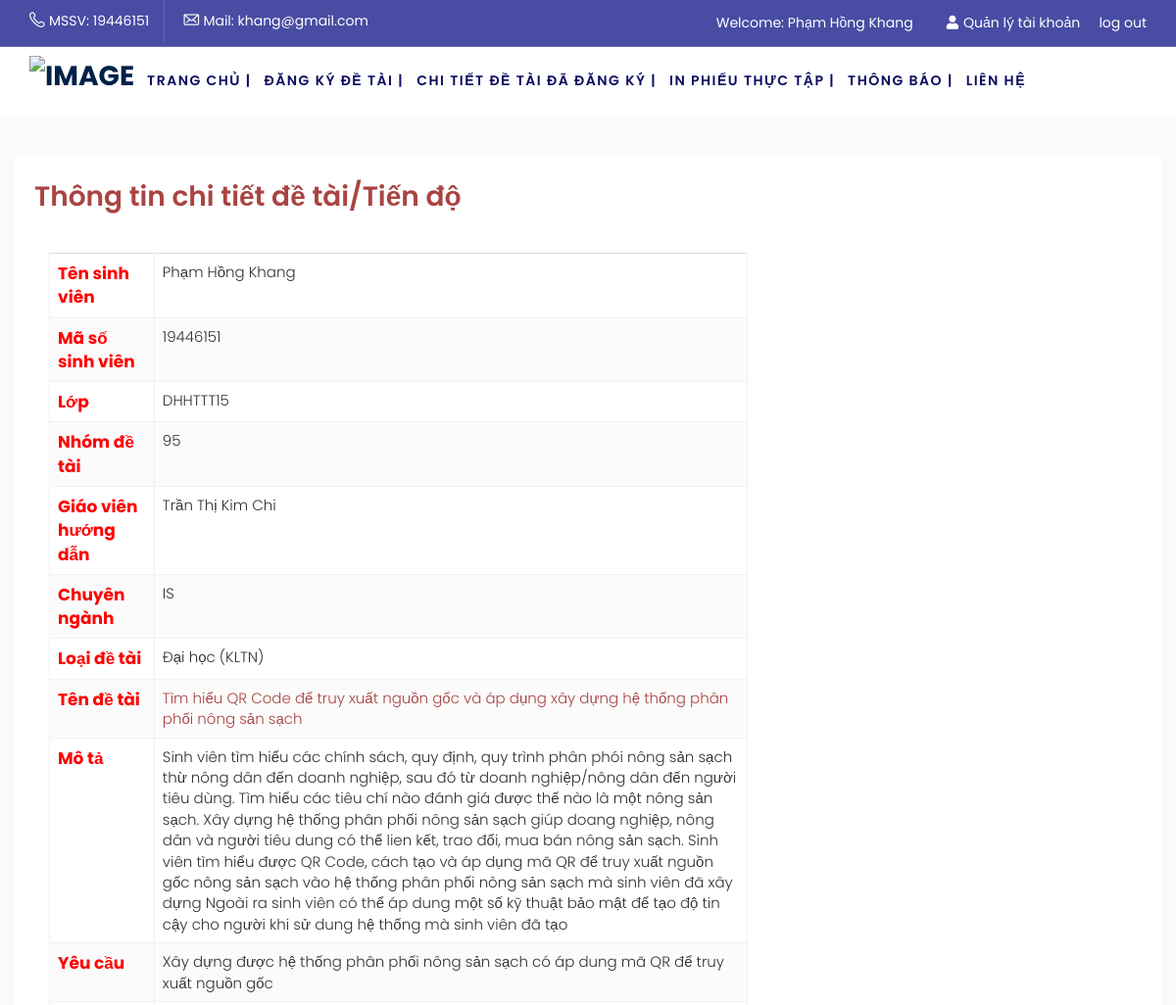
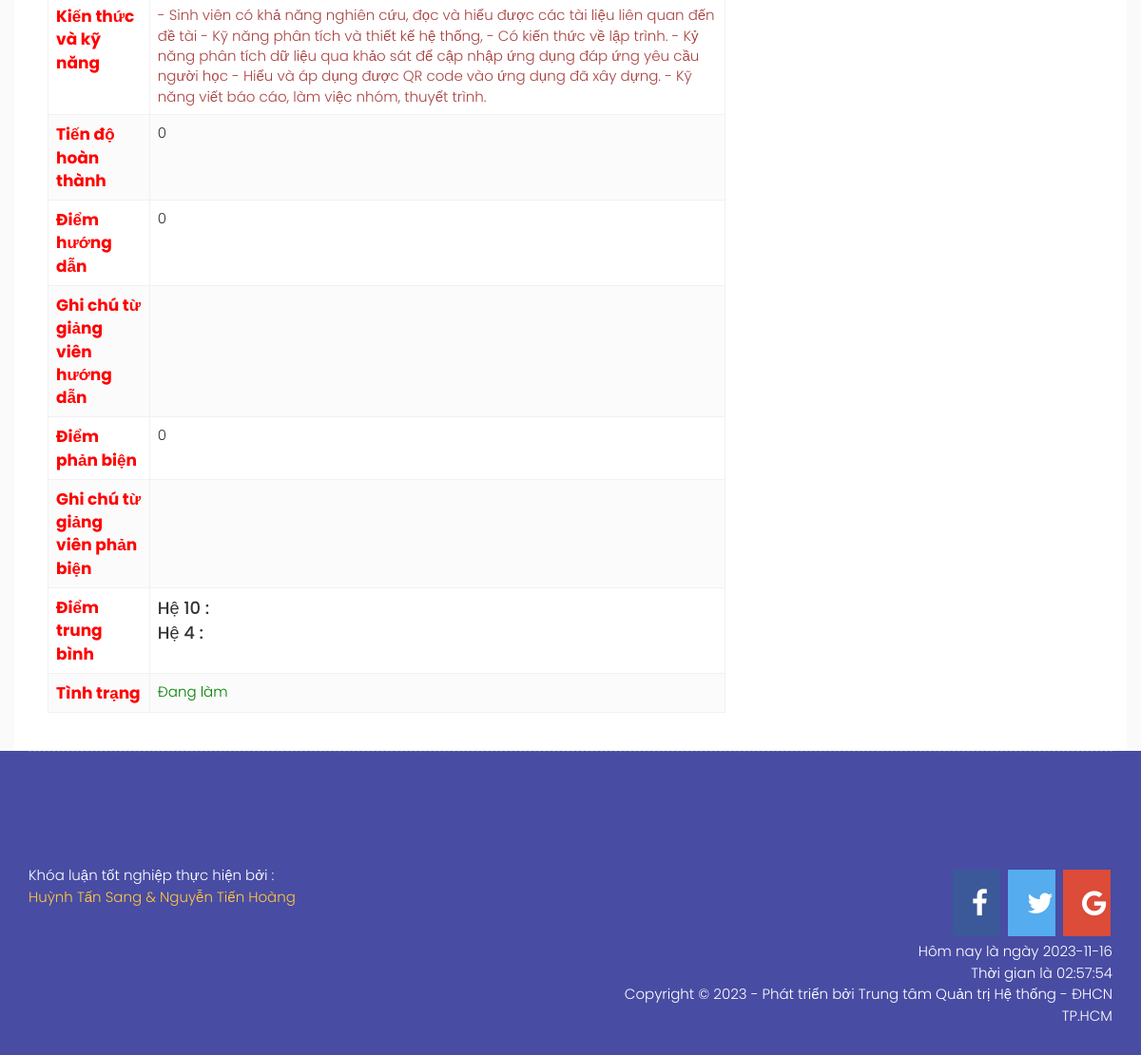
/index.php?option=u_registertopic&id=92 (signed in), run on the app's committed database (2 pictures, top to bottom).
### tables this page shows
CREATE TABLE `registertopic` (
  `ID` int(11) NOT NULL,
  `Name` varchar(200) DEFAULT NULL,
  `StudentID` varchar(200) DEFAULT NULL,
  `ClassRoom` varchar(200) DEFAULT NULL,
  `username` varchar(255) NOT NULL,
  `StudentName` varchar(200) DEFAULT NULL,
  `GroupName` varchar(200) DEFAULT NULL,
  `Process` int(11) DEFAULT NULL,
  `TopicType` varchar(200) DEFAULT NULL,
  `TopicName` varchar(200) DEFAULT NULL,
  `TeacherID` int(11) DEFAULT NULL,
  `TeacherName` varchar(200) DEFAULT NULL,
  `Subject` varchar(200) DEFAULT NULL,
  `Type` int(11) DEFAULT NULL,
  `Status` int(11) DEFAULT NULL,
  `GuidePoints` float DEFAULT NULL,
  `PointProcess` float DEFAULT NULL,
  `Commnet` varchar(500) DEFAULT NULL,
  `Commentcounter` varchar(255) DEFAULT NULL,
  `ThesisTopicID` int(11) DEFAULT NULL,
  `SupervisingTeacherID` int(11) DEFAULT NULL
);

CREATE TABLE `thesistopic` (
  `ID` int(11) NOT NULL,
  `Name` varchar(1000) DEFAULT NULL,
  `Instructors` varchar(200) DEFAULT NULL,
  `InstructorsID` int(11) DEFAULT NULL,
  `Subject` varchar(220) DEFAULT NULL,
  `SubjectID` int(11) DEFAULT NULL,
  `ThesisTopicType` varchar(220) DEFAULT NULL,
  `Description` varchar(1000) DEFAULT NULL,
  `Requirement` varchar(1000) NOT NULL,
  `SkillKnowledge` varchar(1000) NOT NULL,
  `ThesisTopicTypeID` int(11) DEFAULT NULL,
  `Status` int(11) DEFAULT NULL,
  `SupervisingTeacher` varchar(220) DEFAULT NULL,
  `SupervisingTeacherID` int(11) DEFAULT NULL
);

### system/load.php (called while the page is built, shortened)
<?php
function loadComponent($page=true)
{
	$pathView='views/';
	if($page==true)
	{
		$pathView.='pages/';
		if(isset($_REQUEST['option']))
		{
			$pathView.=$_REQUEST['option'];
			if($_REQUEST['option']=='cart')
			{
				if(isset($_REQUEST['cat']))
				{
					$pathView.='-'.$_REQUEST['cat'].'.php';
				}
				else
				{
					$pathView.='.php';
				}
			}
			else
			{
				if(isset($_REQUEST['id']))
				{
					$pathView.='-detail.php';
				}
			}
		}
		else
		{
			$pathView.='home.php';
		}
	}
	require_once($pathView);
}
function loadModel($name)
{
	$model = ucfirst(strtolower($name));
	$pathView ='models/'.$model.'.php';
	return new $model;
}
?>

### index.php (called while the page is built, shortened)
<?php
require_once('system/Database.php');
require_once('system/load.php');
loadComponent();
 ?>

### system/Database.php (called while the page is built, shortened)
<?php
 class Database extends config
 {
 	function __construct()
 	{
 		$this->conn = mysqli_connect($this->DB_SERVER,$this->DB_USERNAME,$this->DB_PASSWORD,$this->DB_NAME);
 		mysqli_set_charset($this->conn,"utf8");
 	}
 	function TableName($name)
 	{
 		return $this->dbprefix.$name;
 	}
 	function QueryOne($sql)
 	{
 		$result=mysqli_query($this->conn,$sql);
 		$row=mysqli_fetch_assoc($result);
 		return $row;
 	}
 }
  ?>

### models/U_registertopic.php (called while the page is built, shortened)
<?php
class u_registertopic extends Database
{
	function __construct()
	{
		$this->table = $this->TableName('registertopic');
	}
	function registertopic_rowid($id)
	{
		$sql="SELECT * FROM $this->table
		WHERE ID='$id'";
		return $this->QueryOne($sql);
	}
}
?>

### models/User.php (called while the page is built, shortened)
<?php
class User extends Database
{
	function __construct()
	{
		$this->table = $this->tablename('user');
	}
function list_user_cuss($id)
	{
		$sql="SELECT * FROM $this->table WHERE status='1' AND access='6' AND ID = '$id'";
		return $this->QueryOne($sql);
	}
}

### models/Evaluation.php (called while the page is built, shortened)
<?php
class evaluation extends Database
{
	function __construct()
	{
	    $this->table = $this->TableName('evaluation_student');
    }
    function get_by_registertopic($registertopicID){
        $sql = "SELECT * from $this->table where $this->table.registertopicID = $registertopicID";
        return $this->QueryOne($sql);
    }
}
?>

### models/U_thesistopic.php (called while the page is built, shortened)
<?php
class u_thesistopic extends Database
{
	function __construct()
	{
		$this->table = $this->tablename('thesistopic');
	}
	function thesistopic_rowid($id)
	{
		$sql="SELECT * FROM $this->table
		WHERE id='$id'";
		return $this->QueryOne($sql);
	}
}
?>

### views/pages/u_registertopic-detail.php (the view, shortened to what this page needs)
<?php
require_once('views/header.php');
require_once ('system/load.php');
require_once ('system/Database.php');
require_once('views/header.php');
$id=$_REQUEST['id'];
$registertopic= loadModel('u_registertopic');
$row=$registertopic->registertopic_rowid($id);
$evaluation = loadModel("evaluation");
$eval_data = $evaluation->get_by_registertopic($id);
$id = $row['ThesisTopicID'];
$thesisTopic=loadModel('u_thesistopic');
$rowthesisTopic=$thesisTopic->thesistopic_rowid($id);
$user = loadModel('user');
$rowUser = $user->list_user_cuss($id);
?>
<section class="booking">
	<div class="container bg-white" style="padding:20px;">
		<div class="row">
			<div class="col-md-8">
				<div class="booking-confirmed booking-outer">
					<div class="confirmation-title">
						<div class="form-title form-title-1">
							<h2 class="text-danger">Thông tin chi tiết đề tài/Tiến độ</h2>
						</div>
						<div class="payment-info detail">
							<div class="row">
								<div class="col-md-12">
								</div>
							</div>
						</div>
						<div class="col-md-12">
							<table class="table" style="margin-top:20px;">
								<tbody>
									<tr>
										<td class="title">Tên sinh viên</td>
										<td><?php echo $row['StudentName'] ?></td>
									</tr>
									<tr>
										<td class="title">Mã số sinh viên</td>
										<td><?php echo $row['username'] ?></td>
									</tr>
									<tr>
										<td class="title">Lớp</td>
										<td><?php echo $row['ClassRoom'] ?></td>
									</tr>
									<tr>
										<td class="title">Nhóm đề tài</td>
										<td><?php echo $row['GroupName']  ?></td>
									</tr>
									<tr>
										<td class="title">Giáo viên hướng dẫn</td>
										<td><?php echo $row['TeacherName'] ?></td>
									</tr>
									<tr>
										<td class="title">Chuyên ngành</td>
										<td><?php echo $row['Subject'] ?></td>
									</tr>
									<tr>
										<td class="title">Loại đề tài</td>
										<td><?php echo $rowthesisTopic['ThesisTopicType'] ?></td>
									</tr>
									<tr>
										<td class="title">Tên đề tài</td>
										<td class="b-id text-danger"><?php echo $row['TopicName'] ?></td>
									</tr>
									<td class="title">Mô tả</td>
										<td><?php echo $rowthesisTopic['Description'] ?></td>
									<tr>
										<td class="title">Yêu cầu</td>
										<td><?php echo $rowthesisTopic['Requirement'] ?></td>
									</tr>
									<tr>
										<td class="title">Kiến thức và kỹ năng</td>
										<td class="b-id text-danger"><?php echo $rowthesisTopic['SkillKnowledge'] ?></td>
									</tr>
									<tr>
										<td class="title">Tiến độ hoàn thành</td>
										<td><?php echo $row['Process'] ?></td>
									</tr>
									<tr>
										<td class="title">Điểm hướng dẫn</td>
										<td><?php echo $row['GuidePoints'] ?></td>
									</tr>
									<tr>
										<td class="title">Ghi chú từ giảng viên hướng dẫn</td>
										<td><?php echo $row['Commnet'] ?></td>
									</tr>
									<tr>
										<td class="title">Điểm phản biện</td>
										<td><?php echo $row['PointProcess'] ?></td>
									</tr>
									<tr>
										<td class="title">Ghi chú từ giảng viên phản biện</td>
										<td><?php echo $row['Commentcounter'] ?></td>
									</tr>
									<tr>
										<td class="title">Điểm trung bình</td>
										<td class="h4">Hệ 10 : <?php echo $eval_data['base10'] ?> <br>Hệ 4 : <?php echo $eval_data['base4'] ?> </td>
									</tr>
									<tr>
										<td class="title">Tình trạng</td>
										<td style="color: green;">Đang làm</td>
									</tr>
								</tbody>
							</table>
						</div>
					</div>
				</div>
			</section>
			<?php require_once('views/footer.php');  ?>

### public/Client/css/flight.css (style rules this page uses)
* { margin: 0; padding: 0; border: 0; outline: 0; font-size: 100%; background: transparent; box-sizing: border-box; }
header, nav, section, article, aside, footer { display: block; }
* { margin: 0; padding: 0; }
body { margin: 0; padding: 0; font-size: 15px; background:#fff; font-family: 'Poppins', sans-serif; line-height: 1.5; color: #333; font-weight: 300; }
h1,h2,h3,h4,h5,h6 { font-weight: 600; margin-bottom: 15px; color: #444444; margin-top: 0; line-height: 1.5; font-family: 'Poppins', sans-serif; }
h2 { font-size: 28px; }
section { padding: 80px 0 0px; }
table { border-collapse: collapse; width: 100%; }
td, th { border: 1px solid #f1f1f1; text-align: left; padding:15px 10px; }
tr:nth-child(even) { background-color: #fbfbfb; }
.bg-white { background: #fff!important; }

### views/pages/u_registertopic-detail.php (style rules this page uses)
.title { font-size: 17px; font-weight: bold; padding-right: 50px; color: #ff0000; }

### data on the page
registertopic: StudentName "Phạm Hồng Khang", username "19446151", ClassRoom "DHHTTT15", GroupName "95", TeacherName "Trần Thị Kim Chi", Subject "IS", TopicName "Tìm hiểu QR Code để truy xuất nguồn gốc và áp dụng xây dựng hệ thống phân phối nông sản sạch", Process "0", GuidePoints "0", PointProcess "0"
thesistopic: ThesisTopicType "Đại học (KLTN)", Description "Sinh viên tìm hiểu các chính sách, quy định, quy trình phân phói nông sản sạch thừ nông dân đến doanh nghiệp, sau đó từ doanh nghiệp/nông dân đến người tiêu dùng. Tìm hiểu các tiêu chí nào đánh giá được thế nào là một nông sản sạch. Xây dựng hệ thống phân phối nông sản sạch giúp doang nghiệp, nông dân và người tiêu dung có thể lien kết, trao đổi, mua bán nông sản sạch. Sinh viên tìm hiểu được QR Code, cách tạo và áp dụng mã QR để truy xuất nguồn gốc nông sản sạch vào hệ thống phân phối nông sản sạch mà sinh viên đã xây dựng Ngoài ra sinh viên có thể áp dung một số kỹ thuật bảo mật để tạo độ tin cậy cho người khi sử dung hệ thống mà sinh viên đã tạo", Requirement "Xây dựng được hệ thống phân phối nông sản sạch có áp dung mã QR để truy xuất nguồn gốc", SkillKnowledge "- Sinh viên có khả năng nghiên cứu, đọc và hiểu được các tài liệu liên quan đến đề tài - Kỹ năng phân tích và thiết kế hệ thống, - Có kiến thức về lập trình. - Kỷ năng phân tích dữ liệu qua khảo sát để cập nhập ứng dụng đáp ứng yêu cầu người học - Hiểu và áp dụng được QR code vào ứng dụng đã xây dựng. - Kỹ năng viết báo cáo, làm việc nhóm, thuyết trình."

### other printed values
$_SESSION['customer_username'] "19446151"
$_SESSION['customer_email'] "khang@gmail.com"
$_SESSION['customer_fullname'] "Phạm Hồng Khang"
